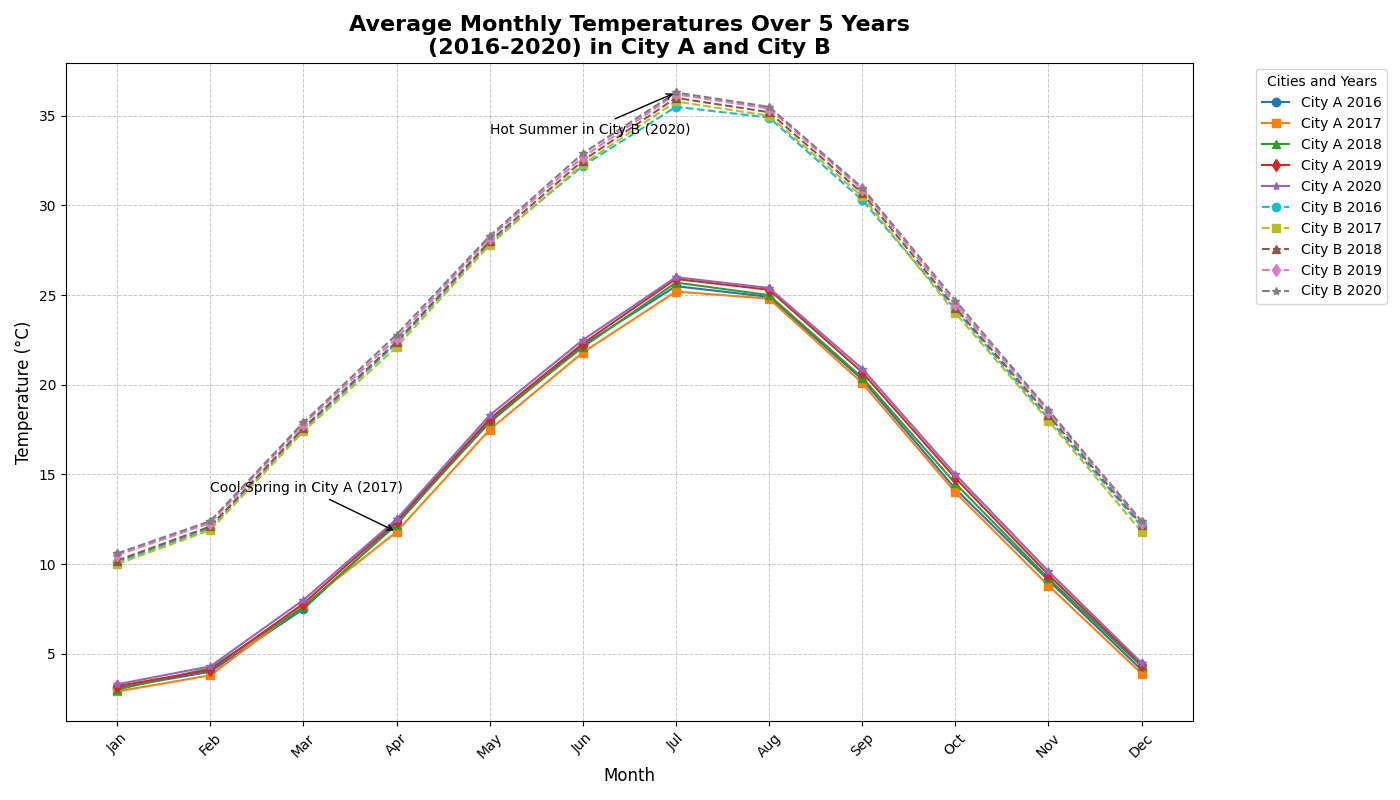

Write the Python code that produced this figure.
import matplotlib.pyplot as plt
import numpy as np

# Backstory: Tracking the Effects of Climate Change on Monthly Average Temperatures
# We will compare monthly average temperatures over a span of five years
# in two different cities: City A and City B.

# Months of the year
months = np.array(['Jan', 'Feb', 'Mar', 'Apr', 'May', 'Jun', 'Jul', 'Aug', 'Sep', 'Oct', 'Nov', 'Dec'])

# Monthly average temperatures (°C) for City A over five years
city_a_2016 = np.array([3.1, 4.0, 7.5, 12.3, 17.9, 22.2, 25.5, 24.9, 20.3, 14.2, 9.1, 4.1])
city_a_2017 = np.array([2.9, 3.8, 7.7, 11.8, 17.5, 21.8, 25.2, 24.8, 20.1, 14.0, 8.8, 3.9])
city_a_2018 = np.array([3.0, 4.2, 7.6, 12.2, 18.0, 22.1, 25.7, 25.0, 20.4, 14.5, 9.2, 4.3])
city_a_2019 = np.array([3.2, 4.1, 7.8, 12.4, 18.1, 22.3, 25.9, 25.3, 20.7, 14.8, 9.4, 4.4])
city_a_2020 = np.array([3.3, 4.3, 8.0, 12.5, 18.3, 22.5, 26.0, 25.4, 20.9, 15.0, 9.6, 4.5])

# Monthly average temperatures (°C) for City B over five years
city_b_2016 = np.array([10.1, 12.0, 17.5, 22.3, 27.9, 32.2, 35.5, 34.9, 30.3, 24.2, 18.1, 12.1])
city_b_2017 = np.array([10.0, 11.9, 17.4, 22.1, 27.8, 32.3, 35.8, 35.0, 30.5, 24.0, 18.0, 11.8])
city_b_2018 = np.array([10.2, 12.1, 17.6, 22.4, 28.0, 32.5, 36.0, 35.2, 30.7, 24.3, 18.3, 12.2])
city_b_2019 = np.array([10.5, 12.3, 17.8, 22.6, 28.2, 32.7, 36.2, 35.4, 30.9, 24.5, 18.5, 12.3])
city_b_2020 = np.array([10.6, 12.4, 17.9, 22.8, 28.3, 32.9, 36.3, 35.5, 31.0, 24.7, 18.6, 12.4])

# Plotting the data
plt.figure(figsize=(14, 8))

# Plotting City A temperatures
plt.plot(months, city_a_2016, marker='o', label='City A 2016', color='#1f77b4')
plt.plot(months, city_a_2017, marker='s', label='City A 2017', color='#ff7f0e')
plt.plot(months, city_a_2018, marker='^', label='City A 2018', color='#2ca02c')
plt.plot(months, city_a_2019, marker='d', label='City A 2019', color='#d62728')
plt.plot(months, city_a_2020, marker='*', label='City A 2020', color='#9467bd')

# Plotting City B temperatures
plt.plot(months, city_b_2016, marker='o', linestyle='dashed', label='City B 2016', color='#17becf')
plt.plot(months, city_b_2017, marker='s', linestyle='dashed', label='City B 2017', color='#bcbd22')
plt.plot(months, city_b_2018, marker='^', linestyle='dashed', label='City B 2018', color='#8c564b')
plt.plot(months, city_b_2019, marker='d', linestyle='dashed', label='City B 2019', color='#e377c2')
plt.plot(months, city_b_2020, marker='*', linestyle='dashed', label='City B 2020', color='#7f7f7f')

# Customizing the chart
plt.title("Average Monthly Temperatures Over 5 Years\n(2016-2020) in City A and City B", fontsize=16, fontweight='bold')
plt.xlabel('Month', fontsize=12)
plt.ylabel('Temperature (°C)', fontsize=12)
plt.legend(loc='upper left', fontsize=10, title='Cities and Years', bbox_to_anchor=(1.05, 1))
plt.xticks(rotation=45)
plt.grid(True, linestyle='--', linewidth=0.7, alpha=0.7)

# Adding annotations for significant temperature differences
plt.annotate('Hot Summer in City B (2020)', xy=('Jul', 36.3), xytext=('May', 34),
             arrowprops=dict(facecolor='black', arrowstyle='->'), fontsize=10, color='black')
plt.annotate('Cool Spring in City A (2017)', xy=('Apr', 11.8), xytext=('Feb', 14),
             arrowprops=dict(facecolor='black', arrowstyle='->'), fontsize=10, color='black')

# Automatically adjust layout to avoid overlap
plt.tight_layout()

# Display the chart
plt.show()
